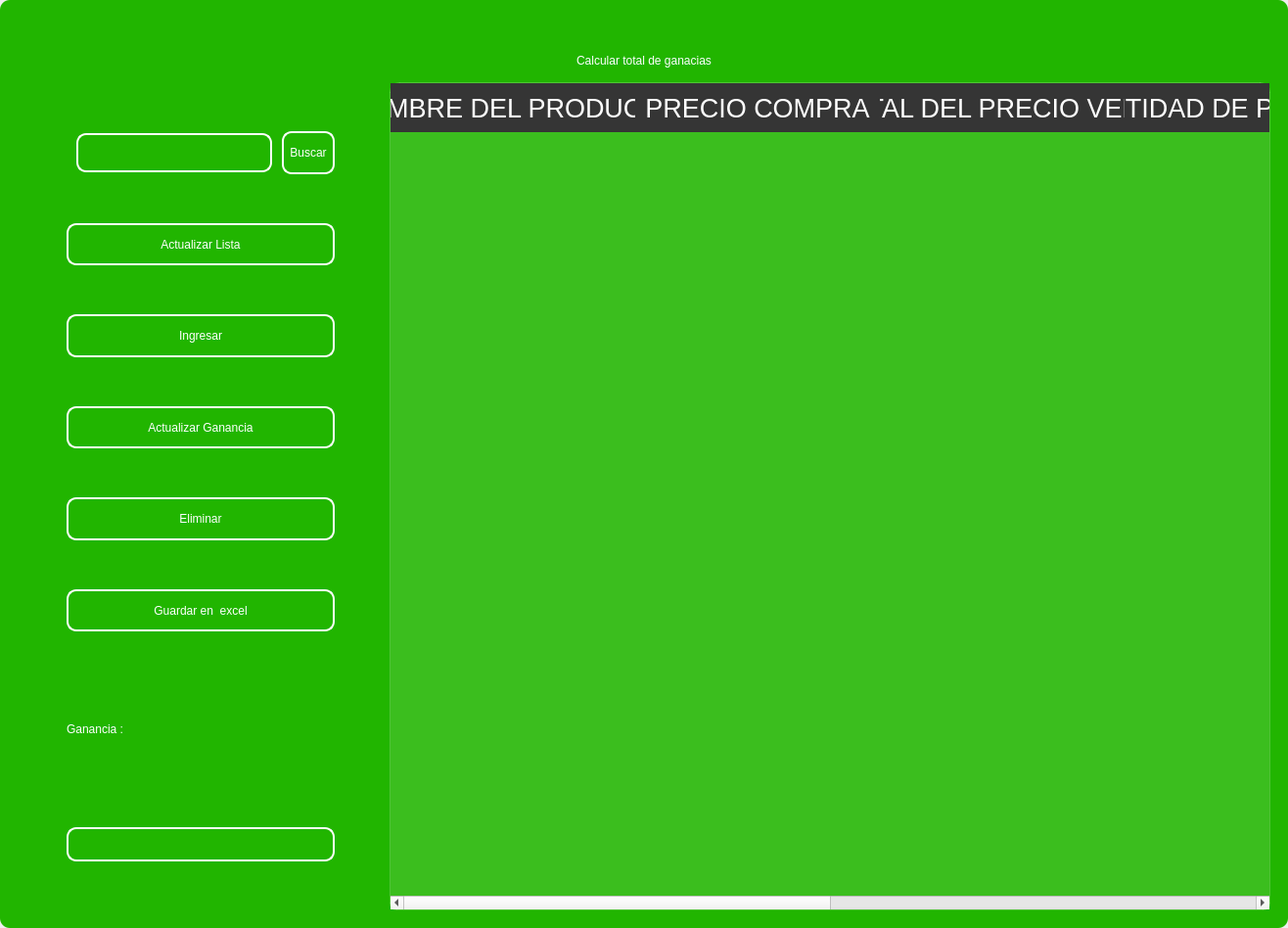
<?xml version="1.0" encoding="UTF-8"?>
<ui version="4.0">
 <class>MainWindow</class>
 <widget class="QMainWindow" name="MainWindow">
  <property name="geometry">
   <rect>
    <x>0</x>
    <y>0</y>
    <width>1316</width>
    <height>948</height>
   </rect>
  </property>
  <property name="windowTitle">
   <string>MainWindow</string>
  </property>
  <property name="styleSheet">
   <string notr="true"/>
  </property>
  <widget class="QWidget" name="centralwidget">
   <property name="styleSheet">
    <string notr="true"/>
   </property>
   <layout class="QVBoxLayout" name="verticalLayout">
    <property name="spacing">
     <number>0</number>
    </property>
    <property name="leftMargin">
     <number>0</number>
    </property>
    <property name="topMargin">
     <number>0</number>
    </property>
    <property name="rightMargin">
     <number>0</number>
    </property>
    <property name="bottomMargin">
     <number>0</number>
    </property>
    <item>
     <widget class="QFrame" name="frame">
      <property name="enabled">
       <bool>true</bool>
      </property>
      <property name="styleSheet">
       <string notr="true">
QFrame {
border-radius:10px;
background-color: rgb(33, 181, 0);
 }
</string>
      </property>
      <property name="frameShape">
       <enum>QFrame::StyledPanel</enum>
      </property>
      <property name="frameShadow">
       <enum>QFrame::Raised</enum>
      </property>
      <layout class="QVBoxLayout" name="verticalLayout_2">
       <item>
        <widget class="QFrame" name="frame_superior">
         <property name="minimumSize">
          <size>
           <width>0</width>
           <height>40</height>
          </size>
         </property>
         <property name="maximumSize">
          <size>
           <width>16777215</width>
           <height>40</height>
          </size>
         </property>
         <property name="styleSheet">
          <string notr="true">QPushButton{
border-radius:18px;
}

QPushButton:hover{
	background-color: rgb(0, 0, 0);
}
</string>
         </property>
         <property name="frameShape">
          <enum>QFrame::StyledPanel</enum>
         </property>
         <property name="frameShadow">
          <enum>QFrame::Raised</enum>
         </property>
         <layout class="QHBoxLayout" name="horizontalLayout_3">
          <property name="spacing">
           <number>4</number>
          </property>
          <property name="leftMargin">
           <number>0</number>
          </property>
          <property name="topMargin">
           <number>0</number>
          </property>
          <property name="rightMargin">
           <number>0</number>
          </property>
          <property name="bottomMargin">
           <number>0</number>
          </property>
          <item>
           <widget class="QPushButton" name="btn_icon">
            <property name="text">
             <string/>
            </property>
            <property name="iconSize">
             <size>
              <width>40</width>
              <height>40</height>
             </size>
            </property>
           </widget>
          </item>
          <item>
           <spacer name="horizontalSpacer_2">
            <property name="orientation">
             <enum>Qt::Horizontal</enum>
            </property>
            <property name="sizeHint" stdset="0">
             <size>
              <width>443</width>
              <height>20</height>
             </size>
            </property>
           </spacer>
          </item>
          <item>
           <widget class="QPushButton" name="btn_exit">
            <property name="minimumSize">
             <size>
              <width>38</width>
              <height>38</height>
             </size>
            </property>
            <property name="maximumSize">
             <size>
              <width>38</width>
              <height>38</height>
             </size>
            </property>
            <property name="text">
             <string/>
            </property>
            <property name="iconSize">
             <size>
              <width>35</width>
              <height>35</height>
             </size>
            </property>
           </widget>
          </item>
          <item>
           <widget class="QPushButton" name="bt_minimizar">
            <property name="minimumSize">
             <size>
              <width>38</width>
              <height>38</height>
             </size>
            </property>
            <property name="maximumSize">
             <size>
              <width>38</width>
              <height>38</height>
             </size>
            </property>
            <property name="cursor">
             <cursorShape>PointingHandCursor</cursorShape>
            </property>
            <property name="text">
             <string/>
            </property>
            <property name="icon">
             <iconset>
              <normaloff>image/minus.svg</normaloff>image/minus.svg</iconset>
            </property>
            <property name="iconSize">
             <size>
              <width>38</width>
              <height>38</height>
             </size>
            </property>
           </widget>
          </item>
          <item>
           <widget class="QPushButton" name="bt_maximizar">
            <property name="minimumSize">
             <size>
              <width>38</width>
              <height>38</height>
             </size>
            </property>
            <property name="maximumSize">
             <size>
              <width>38</width>
              <height>38</height>
             </size>
            </property>
            <property name="cursor">
             <cursorShape>PointingHandCursor</cursorShape>
            </property>
            <property name="text">
             <string/>
            </property>
            <property name="icon">
             <iconset>
              <normaloff>image/chevron-up.svg</normaloff>image/chevron-up.svg</iconset>
            </property>
            <property name="iconSize">
             <size>
              <width>38</width>
              <height>38</height>
             </size>
            </property>
           </widget>
          </item>
          <item>
           <widget class="QPushButton" name="bt_restaurar">
            <property name="minimumSize">
             <size>
              <width>38</width>
              <height>38</height>
             </size>
            </property>
            <property name="maximumSize">
             <size>
              <width>38</width>
              <height>38</height>
             </size>
            </property>
            <property name="cursor">
             <cursorShape>PointingHandCursor</cursorShape>
            </property>
            <property name="text">
             <string/>
            </property>
            <property name="icon">
             <iconset>
              <normaloff>image/chevron-down.svg</normaloff>image/chevron-down.svg</iconset>
            </property>
            <property name="iconSize">
             <size>
              <width>38</width>
              <height>38</height>
             </size>
            </property>
           </widget>
          </item>
          <item>
           <widget class="QPushButton" name="bt_cerrar">
            <property name="minimumSize">
             <size>
              <width>38</width>
              <height>38</height>
             </size>
            </property>
            <property name="maximumSize">
             <size>
              <width>38</width>
              <height>38</height>
             </size>
            </property>
            <property name="cursor">
             <cursorShape>PointingHandCursor</cursorShape>
            </property>
            <property name="text">
             <string/>
            </property>
            <property name="icon">
             <iconset>
              <normaloff>image/x.svg</normaloff>image/x.svg</iconset>
            </property>
            <property name="iconSize">
             <size>
              <width>38</width>
              <height>38</height>
             </size>
            </property>
           </widget>
          </item>
         </layout>
        </widget>
       </item>
       <item>
        <widget class="QLabel" name="label">
         <property name="styleSheet">
          <string notr="true">font: 30pt &quot;MS Shell Dlg 2&quot;;
color: rgb(255, 255, 255);</string>
         </property>
         <property name="text">
          <string>Calcular total de ganacias</string>
         </property>
         <property name="alignment">
          <set>Qt::AlignCenter</set>
         </property>
        </widget>
       </item>
       <item>
        <widget class="QFrame" name="frame_3">
         <property name="minimumSize">
          <size>
           <width>0</width>
           <height>0</height>
          </size>
         </property>
         <property name="frameShape">
          <enum>QFrame::StyledPanel</enum>
         </property>
         <property name="frameShadow">
          <enum>QFrame::Raised</enum>
         </property>
         <layout class="QHBoxLayout" name="horizontalLayout_4">
          <property name="leftMargin">
           <number>9</number>
          </property>
          <property name="topMargin">
           <number>9</number>
          </property>
          <property name="rightMargin">
           <number>9</number>
          </property>
          <item>
           <layout class="QVBoxLayout" name="verticalLayout_4">
            <property name="spacing">
             <number>50</number>
            </property>
            <property name="sizeConstraint">
             <enum>QLayout::SetDefaultConstraint</enum>
            </property>
            <property name="leftMargin">
             <number>50</number>
            </property>
            <property name="topMargin">
             <number>50</number>
            </property>
            <property name="rightMargin">
             <number>50</number>
            </property>
            <property name="bottomMargin">
             <number>50</number>
            </property>
            <item>
             <layout class="QHBoxLayout" name="horizontalLayout">
              <property name="spacing">
               <number>10</number>
              </property>
              <property name="leftMargin">
               <number>10</number>
              </property>
              <property name="topMargin">
               <number>0</number>
              </property>
              <property name="bottomMargin">
               <number>0</number>
              </property>
              <item>
               <widget class="QLineEdit" name="searchtxt">
                <property name="minimumSize">
                 <size>
                  <width>200</width>
                  <height>35</height>
                 </size>
                </property>
                <property name="maximumSize">
                 <size>
                  <width>150</width>
                  <height>40</height>
                 </size>
                </property>
                <property name="styleSheet">
                 <string notr="true">QLabel {
	color: rgb(255, 255, 254);
	font: 12pt &quot;Arial&quot;;
	background-color: rgba(0, 0, 0,0);
}

QTextEdit{
background-color: rgba(0, 0, 0,0);
border-radius:10px; 
font: 12pt &quot;Arial&quot;;
color: rgb(255, 255, 254);
border: 2px solid  rgb(255, 255, 255);

}

QTextEdit:hover{
background-color: rgba(0, 0, 0,0);
border-radius:10px; 
font: 12pt &quot;Arial&quot;;
border: 2px solid  rgb(120, 0, 171);
}

QTextEdit:focus{
background-color: rgb(0, 0, 0);
border-radius:10px; 
font: 12pt &quot;Arial&quot;;
border: 2px solid rgb(120, 0, 171);
}

QLineEdit{
background-color: rgba(0, 0, 0,0);
border-radius:10px; 
font: 12pt &quot;Arial&quot;;
color: rgb(255, 255, 254);
border: 2px solid  rgb(255, 255, 255);

}

QLineEdit:hover{
background-color: rgba(0, 0, 0,0);
border-radius:10px; 
font: 12pt &quot;Arial&quot;;
border: 2px solid  rgb(120, 0, 171);
}

QLineEdit:focus{
background-color: rgb(0, 0, 0);
border-radius:10px; 
font: 12pt &quot;Arial&quot;;
border: 2px solid rgb(120, 0, 171);
}

QCheckBox{
	font: 12pt &quot;Arial&quot;;
	color: rgb(255, 255, 255);
}

QCheckBox::indicator {
    width: 18px;
    height:18px;
}

QCheckBox::indicator:unchecked {
   background-image: url(image/square.svg);
}

QCheckBox::indicator:checked {
   background-image: url(image/check-square.svg);
}

QPushButton{
border-radius:10px; 
font: 12pt &quot;Arial&quot;;
color: rgb(255, 255, 254);
border: 2px solid #ffffff;
}

QPushButton:hover{
border-radius:10px; 
font: 12pt &quot;Arial&quot;;
color: rgb(255, 255, 255);
border: 2px solid rgb(120, 0, 171);
	background-color: rgb(120, 0, 171);
}
</string>
                </property>
               </widget>
              </item>
              <item>
               <widget class="QPushButton" name="btn_search">
                <property name="sizePolicy">
                 <sizepolicy hsizetype="Minimum" vsizetype="Fixed">
                  <horstretch>0</horstretch>
                  <verstretch>0</verstretch>
                 </sizepolicy>
                </property>
                <property name="minimumSize">
                 <size>
                  <width>0</width>
                  <height>15</height>
                 </size>
                </property>
                <property name="maximumSize">
                 <size>
                  <width>100</width>
                  <height>50</height>
                 </size>
                </property>
                <property name="cursor">
                 <cursorShape>PointingHandCursor</cursorShape>
                </property>
                <property name="styleSheet">
                 <string notr="true">QPushButton{
border-radius:10px; 
font: 12pt &quot;Arial&quot;;
color: rgb(255, 255, 254);
border: 2px solid #ffffff;
}

QPushButton:hover{
border-radius:10px; 
font: 12pt &quot;Arial&quot;;
color: rgb(255, 255, 255);
border: 2px solid rgb(120, 0, 171);
	background-color: rgb(120, 0, 171);
}</string>
                </property>
                <property name="text">
                 <string>Buscar</string>
                </property>
               </widget>
              </item>
             </layout>
            </item>
            <item>
             <widget class="QPushButton" name="btn_get">
              <property name="minimumSize">
               <size>
                <width>50</width>
                <height>40</height>
               </size>
              </property>
              <property name="maximumSize">
               <size>
                <width>300</width>
                <height>50</height>
               </size>
              </property>
              <property name="cursor">
               <cursorShape>PointingHandCursor</cursorShape>
              </property>
              <property name="styleSheet">
               <string notr="true">QPushButton{
border-radius:10px; 
font: 12pt &quot;Arial&quot;;
color: rgb(255, 255, 254);
border: 2px solid #ffffff;
}

QPushButton:hover{
border-radius:10px; 
font: 12pt &quot;Arial&quot;;
color: rgb(255, 255, 255);
border: 2px solid rgb(120, 0, 171);
	background-color: rgb(120, 0, 171);
}</string>
              </property>
              <property name="text">
               <string>Actualizar Lista</string>
              </property>
              <property name="iconSize">
               <size>
                <width>35</width>
                <height>35</height>
               </size>
              </property>
             </widget>
            </item>
            <item>
             <widget class="QPushButton" name="btn_add">
              <property name="minimumSize">
               <size>
                <width>0</width>
                <height>40</height>
               </size>
              </property>
              <property name="maximumSize">
               <size>
                <width>300</width>
                <height>50</height>
               </size>
              </property>
              <property name="cursor">
               <cursorShape>PointingHandCursor</cursorShape>
              </property>
              <property name="styleSheet">
               <string notr="true">QPushButton{
border-radius:10px; 
font: 12pt &quot;Arial&quot;;
color: rgb(255, 255, 254);
border: 2px solid #ffffff;
}

QPushButton:hover{
border-radius:10px; 
font: 12pt &quot;Arial&quot;;
color: rgb(255, 255, 255);
border: 2px solid rgb(120, 0, 171);
	background-color: rgb(120, 0, 171);
}</string>
              </property>
              <property name="text">
               <string>Ingresar</string>
              </property>
              <property name="iconSize">
               <size>
                <width>35</width>
                <height>35</height>
               </size>
              </property>
             </widget>
            </item>
            <item>
             <widget class="QPushButton" name="btn_update">
              <property name="minimumSize">
               <size>
                <width>0</width>
                <height>40</height>
               </size>
              </property>
              <property name="maximumSize">
               <size>
                <width>300</width>
                <height>50</height>
               </size>
              </property>
              <property name="cursor">
               <cursorShape>PointingHandCursor</cursorShape>
              </property>
              <property name="styleSheet">
               <string notr="true">QPushButton{
border-radius:10px; 
font: 12pt &quot;Arial&quot;;
color: rgb(255, 255, 254);
border: 2px solid #ffffff;
}

QPushButton:hover{
border-radius:10px; 
font: 12pt &quot;Arial&quot;;
color: rgb(255, 255, 255);
border: 2px solid rgb(120, 0, 171);
	background-color: rgb(120, 0, 171);
}</string>
              </property>
              <property name="text">
               <string>Actualizar Ganancia</string>
              </property>
              <property name="iconSize">
               <size>
                <width>35</width>
                <height>35</height>
               </size>
              </property>
             </widget>
            </item>
            <item>
             <widget class="QPushButton" name="btn_delete">
              <property name="minimumSize">
               <size>
                <width>0</width>
                <height>40</height>
               </size>
              </property>
              <property name="maximumSize">
               <size>
                <width>300</width>
                <height>50</height>
               </size>
              </property>
              <property name="cursor">
               <cursorShape>PointingHandCursor</cursorShape>
              </property>
              <property name="styleSheet">
               <string notr="true">QPushButton{
border-radius:10px; 
font: 12pt &quot;Arial&quot;;
color: rgb(255, 255, 254);
border: 2px solid #ffffff;
}

QPushButton:hover{
border-radius:10px; 
font: 12pt &quot;Arial&quot;;
color: rgb(255, 255, 255);
border: 2px solid rgb(120, 0, 171);
	background-color: rgb(120, 0, 171);
}</string>
              </property>
              <property name="text">
               <string>Eliminar</string>
              </property>
              <property name="iconSize">
               <size>
                <width>35</width>
                <height>35</height>
               </size>
              </property>
             </widget>
            </item>
            <item>
             <widget class="QPushButton" name="btn_excel">
              <property name="minimumSize">
               <size>
                <width>10</width>
                <height>40</height>
               </size>
              </property>
              <property name="maximumSize">
               <size>
                <width>300</width>
                <height>50</height>
               </size>
              </property>
              <property name="cursor">
               <cursorShape>PointingHandCursor</cursorShape>
              </property>
              <property name="styleSheet">
               <string notr="true">QPushButton{
border-radius:10px; 
font: 12pt &quot;Arial&quot;;
color: rgb(255, 255, 254);
border: 2px solid #ffffff;
}

QPushButton:hover{
border-radius:10px; 
font: 12pt &quot;Arial&quot;;
color: rgb(255, 255, 255);
border: 2px solid rgb(120, 0, 171);
	background-color: rgb(120, 0, 171);
}</string>
              </property>
              <property name="text">
               <string>Guardar en  excel</string>
              </property>
              <property name="iconSize">
               <size>
                <width>35</width>
                <height>35</height>
               </size>
              </property>
             </widget>
            </item>
            <item>
             <widget class="QLabel" name="label_gain">
              <property name="minimumSize">
               <size>
                <width>35</width>
                <height>100</height>
               </size>
              </property>
              <property name="styleSheet">
               <string notr="true">font: 20pt &quot;MS Shell Dlg 2&quot;;
color: rgb(255, 255, 255);</string>
              </property>
              <property name="text">
               <string>Ganancia :</string>
              </property>
             </widget>
            </item>
            <item>
             <widget class="QLineEdit" name="gaintxt">
              <property name="enabled">
               <bool>false</bool>
              </property>
              <property name="minimumSize">
               <size>
                <width>0</width>
                <height>35</height>
               </size>
              </property>
              <property name="styleSheet">
               <string notr="true">QLabel {
	color: rgb(255, 255, 254);
	font: 12pt &quot;Arial&quot;;
	background-color: rgba(0, 0, 0,0);
}

QTextEdit{
background-color: rgba(0, 0, 0,0);
border-radius:10px; 
font: 12pt &quot;Arial&quot;;
color: rgb(255, 255, 254);
border: 2px solid  rgb(255, 255, 255);

}

QTextEdit:hover{
background-color: rgba(0, 0, 0,0);
border-radius:10px; 
font: 12pt &quot;Arial&quot;;
border: 2px solid  rgb(120, 0, 171);
}

QTextEdit:focus{
background-color: rgb(0, 0, 0);
border-radius:10px; 
font: 12pt &quot;Arial&quot;;
border: 2px solid rgb(120, 0, 171);
}

QLineEdit{
background-color: rgba(0, 0, 0,0);
border-radius:10px; 
font: 12pt &quot;Arial&quot;;
color: rgb(255, 255, 254);
border: 2px solid  rgb(255, 255, 255);

}

QLineEdit:hover{
background-color: rgba(0, 0, 0,0);
border-radius:10px; 
font: 12pt &quot;Arial&quot;;
border: 2px solid  rgb(120, 0, 171);
}

QLineEdit:focus{
background-color: rgb(0, 0, 0);
border-radius:10px; 
font: 12pt &quot;Arial&quot;;
border: 2px solid rgb(120, 0, 171);
}

QCheckBox{
	font: 12pt &quot;Arial&quot;;
	color: rgb(255, 255, 255);
}

QCheckBox::indicator {
    width: 18px;
    height:18px;
}

QCheckBox::indicator:unchecked {
   background-image: url(image/square.svg);
}

QCheckBox::indicator:checked {
   background-image: url(image/check-square.svg);
}

QPushButton{
border-radius:10px; 
font: 12pt &quot;Arial&quot;;
color: rgb(255, 255, 254);
border: 2px solid #ffffff;
}

QPushButton:hover{
border-radius:10px; 
font: 12pt &quot;Arial&quot;;
color: rgb(255, 255, 255);
border: 2px solid rgb(120, 0, 171);
	background-color: rgb(120, 0, 171);
}
</string>
              </property>
             </widget>
            </item>
           </layout>
          </item>
          <item>
           <widget class="QTableWidget" name="table_invoice">
            <property name="minimumSize">
             <size>
              <width>900</width>
              <height>0</height>
             </size>
            </property>
            <property name="maximumSize">
             <size>
              <width>700</width>
              <height>16777215</height>
             </size>
            </property>
            <property name="styleSheet">
             <string notr="true">QTableView {
	background-color: rgba(255, 255, 255, 30); 	
	border: 1px solid rgba(255,255,255,40);
	border-bottom-right-radius: 7px; 
	border-bottom-left-radius: 7px; 
	color: white;
	font: 15pt &quot;MS Shell Dlg 2&quot;;
}

QHeaderView::section {
background-color: rgb(53, 53, 53);
color: white;
border: none;
height: 50px;
font-size: 20pt;
}

QTableView::item {
    border-style: none;
    border-bottom: 1px solid rgba(255,255,255,50);
    padding-left: auto;
    padding-right: auto;
}

QTableView::item:selected{
	border: none;
	color: rgb(255, 255, 255);
    background-color: rgba(255, 255, 255, 50);
}
</string>
            </property>
            <property name="lineWidth">
             <number>1</number>
            </property>
            <property name="editTriggers">
             <set>QAbstractItemView::NoEditTriggers</set>
            </property>
            <attribute name="horizontalHeaderDefaultSectionSize">
             <number>250</number>
            </attribute>
            <column>
             <property name="text">
              <string>NOMBRE DEL PRODUCTO</string>
             </property>
            </column>
            <column>
             <property name="text">
              <string>PRECIO COMPRA</string>
             </property>
            </column>
            <column>
             <property name="text">
              <string>TOTAL DEL PRECIO VENTA</string>
             </property>
            </column>
            <column>
             <property name="text">
              <string>CANTIDAD DE PRODUCTOS</string>
             </property>
            </column>
            <column>
             <property name="text">
              <string>TOTAL DE PRECIO U.</string>
             </property>
            </column>
            <column>
             <property name="text">
              <string>ID</string>
             </property>
            </column>
           </widget>
          </item>
         </layout>
        </widget>
       </item>
      </layout>
     </widget>
    </item>
   </layout>
  </widget>
 </widget>
 <resources/>
 <connections/>
</ui>
